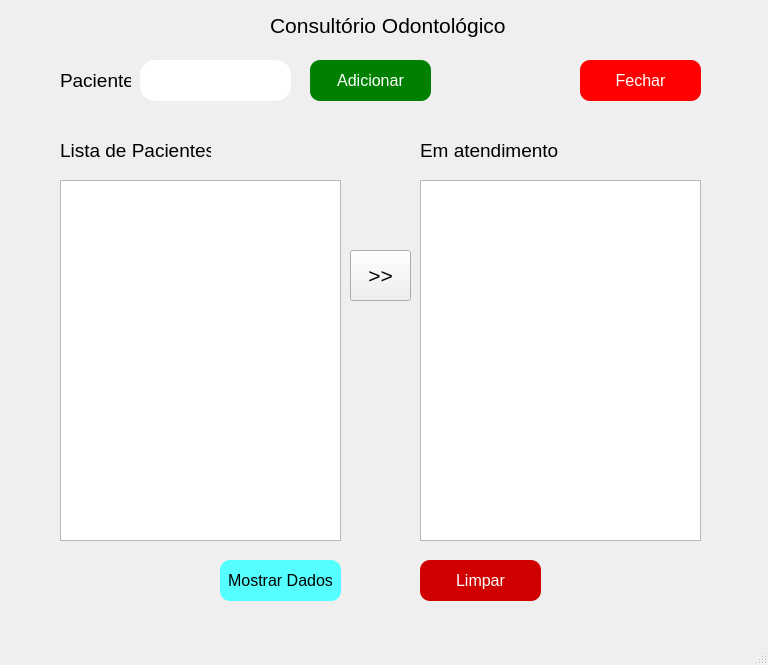
<?xml version="1.0" encoding="UTF-8"?>
<ui version="4.0">
 <class>janela</class>
 <widget class="QMainWindow" name="janela">
  <property name="geometry">
   <rect>
    <x>0</x>
    <y>0</y>
    <width>768</width>
    <height>665</height>
   </rect>
  </property>
  <property name="windowTitle">
   <string>MainWindow</string>
  </property>
  <widget class="QWidget" name="centralwidget">
   <widget class="QLabel" name="label">
    <property name="geometry">
     <rect>
      <x>270</x>
      <y>0</y>
      <width>241</width>
      <height>51</height>
     </rect>
    </property>
    <property name="font">
     <font>
      <pointsize>16</pointsize>
     </font>
    </property>
    <property name="text">
     <string>Consultório Odontológico</string>
    </property>
   </widget>
   <widget class="QLabel" name="label_2">
    <property name="geometry">
     <rect>
      <x>60</x>
      <y>60</y>
      <width>71</width>
      <height>41</height>
     </rect>
    </property>
    <property name="font">
     <font>
      <pointsize>14</pointsize>
     </font>
    </property>
    <property name="text">
     <string>Paciente</string>
    </property>
   </widget>
   <widget class="QLineEdit" name="nome_paciente">
    <property name="geometry">
     <rect>
      <x>140</x>
      <y>60</y>
      <width>151</width>
      <height>41</height>
     </rect>
    </property>
    <property name="styleSheet">
     <string notr="true">border-radius: 15px;</string>
    </property>
   </widget>
   <widget class="QPushButton" name="btn_adicionar">
    <property name="geometry">
     <rect>
      <x>310</x>
      <y>60</y>
      <width>121</width>
      <height>41</height>
     </rect>
    </property>
    <property name="font">
     <font>
      <pointsize>12</pointsize>
     </font>
    </property>
    <property name="styleSheet">
     <string notr="true">background: green;
color: white;
border-radius: 10px
</string>
    </property>
    <property name="text">
     <string>Adicionar</string>
    </property>
   </widget>
   <widget class="QLabel" name="label_3">
    <property name="geometry">
     <rect>
      <x>60</x>
      <y>130</y>
      <width>151</width>
      <height>41</height>
     </rect>
    </property>
    <property name="font">
     <font>
      <pointsize>14</pointsize>
     </font>
    </property>
    <property name="text">
     <string>Lista de Pacientes</string>
    </property>
   </widget>
   <widget class="QLabel" name="label_4">
    <property name="geometry">
     <rect>
      <x>420</x>
      <y>130</y>
      <width>151</width>
      <height>41</height>
     </rect>
    </property>
    <property name="font">
     <font>
      <pointsize>14</pointsize>
     </font>
    </property>
    <property name="text">
     <string>Em atendimento</string>
    </property>
   </widget>
   <widget class="QPushButton" name="btn_atender">
    <property name="geometry">
     <rect>
      <x>350</x>
      <y>250</y>
      <width>61</width>
      <height>51</height>
     </rect>
    </property>
    <property name="font">
     <font>
      <pointsize>16</pointsize>
     </font>
    </property>
    <property name="text">
     <string>&gt;&gt;</string>
    </property>
   </widget>
   <widget class="QPushButton" name="btn_mostrar">
    <property name="geometry">
     <rect>
      <x>220</x>
      <y>560</y>
      <width>121</width>
      <height>41</height>
     </rect>
    </property>
    <property name="font">
     <font>
      <pointsize>12</pointsize>
     </font>
    </property>
    <property name="styleSheet">
     <string notr="true">background:rgb(85, 255, 255);
color: black;
border-radius: 10px</string>
    </property>
    <property name="text">
     <string>Mostrar Dados</string>
    </property>
   </widget>
   <widget class="QPushButton" name="btn_limpar">
    <property name="geometry">
     <rect>
      <x>420</x>
      <y>560</y>
      <width>121</width>
      <height>41</height>
     </rect>
    </property>
    <property name="font">
     <font>
      <pointsize>12</pointsize>
     </font>
    </property>
    <property name="styleSheet">
     <string notr="true">background:rgb(208, 0, 0);
color: white;
border-radius: 10px</string>
    </property>
    <property name="text">
     <string>Limpar</string>
    </property>
   </widget>
   <widget class="QPushButton" name="btn_fechar">
    <property name="geometry">
     <rect>
      <x>580</x>
      <y>60</y>
      <width>121</width>
      <height>41</height>
     </rect>
    </property>
    <property name="font">
     <font>
      <pointsize>12</pointsize>
     </font>
    </property>
    <property name="styleSheet">
     <string notr="true">background: red;
color: white;
border-radius: 10px</string>
    </property>
    <property name="text">
     <string>Fechar</string>
    </property>
   </widget>
   <widget class="QListWidget" name="lista_pacientes">
    <property name="geometry">
     <rect>
      <x>60</x>
      <y>180</y>
      <width>281</width>
      <height>361</height>
     </rect>
    </property>
   </widget>
   <widget class="QListWidget" name="lista_atendimento">
    <property name="geometry">
     <rect>
      <x>420</x>
      <y>180</y>
      <width>281</width>
      <height>361</height>
     </rect>
    </property>
   </widget>
  </widget>
  <widget class="QMenuBar" name="menubar">
   <property name="geometry">
    <rect>
     <x>0</x>
     <y>0</y>
     <width>768</width>
     <height>21</height>
    </rect>
   </property>
  </widget>
  <widget class="QStatusBar" name="statusbar"/>
 </widget>
 <resources/>
 <connections/>
</ui>
